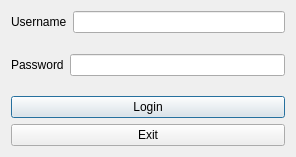
<?xml version="1.0" encoding="UTF-8"?>
<ui version="4.0">
 <class>login</class>
 <widget class="QDialog" name="login">
  <property name="geometry">
   <rect>
    <x>0</x>
    <y>0</y>
    <width>296</width>
    <height>157</height>
   </rect>
  </property>
  <property name="windowTitle">
   <string>Dialog</string>
  </property>
  <layout class="QGridLayout" name="gridLayout">
   <item row="0" column="0">
    <layout class="QVBoxLayout" name="verticalLayout">
     <item>
      <layout class="QFormLayout" name="formLayout">
       <item row="0" column="0">
        <widget class="QLabel" name="label">
         <property name="text">
          <string>Username</string>
         </property>
        </widget>
       </item>
       <item row="0" column="1">
        <widget class="QLineEdit" name="lineEdit_username"/>
       </item>
      </layout>
     </item>
     <item>
      <layout class="QFormLayout" name="formLayout_2">
       <item row="0" column="0">
        <widget class="QLabel" name="label_2">
         <property name="text">
          <string>Password</string>
         </property>
        </widget>
       </item>
       <item row="0" column="1">
        <widget class="QLineEdit" name="lineEdit_password">
         <property name="echoMode">
          <enum>QLineEdit::Password</enum>
         </property>
        </widget>
       </item>
      </layout>
     </item>
     <item>
      <widget class="QPushButton" name="pushButton">
       <property name="text">
        <string>Login</string>
       </property>
      </widget>
     </item>
     <item>
      <widget class="QPushButton" name="pushButton_2">
       <property name="text">
        <string>Exit</string>
       </property>
      </widget>
     </item>
    </layout>
   </item>
  </layout>
 </widget>
 <resources/>
 <connections/>
</ui>
